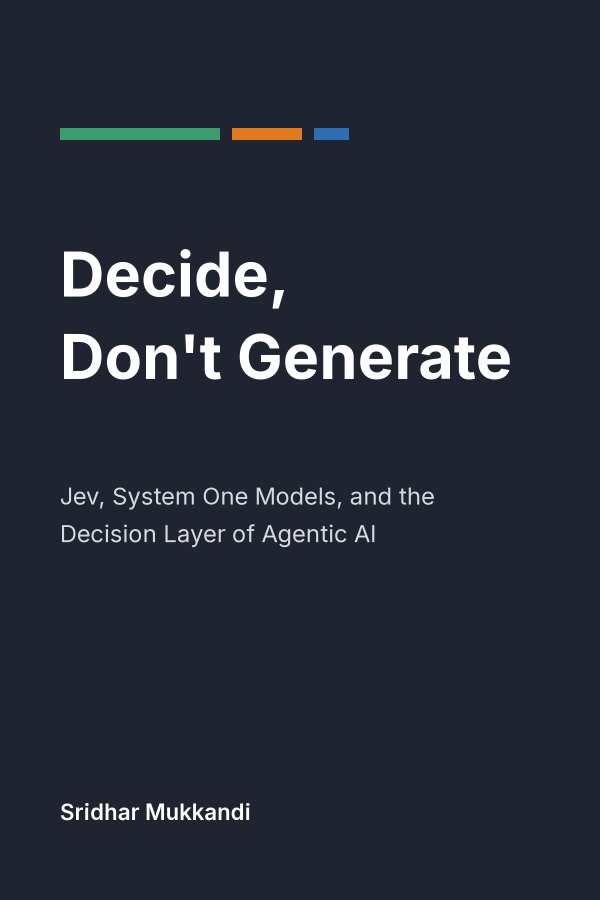
#> input picture assets/cover/cover.png, 1200 x 1800 px (shown at 1/2 size)
$ python -i bw_test.py   (imports and definitions only)
#> lines starting #> are read from the running program, lines starting #| are printed output that depends on the picture
#> further down, picture is the input picture: PIL image 1200x1800 RGBA; mean R, G, B, A 38.3, 43.3, 54.7, 255
"""Black-and-white tests: python3 tools/bw_test.py figures OUTDIR | pages BOOK.pdf OUTDIR

Two versions of every image: greyscale (luma, as a black-and-white printer sees it), and a harsh "photocopy"
(greyscale, contrast stretched 1.6x around mid-grey, then a slight blur). `figures` makes contact sheets of every
figure the book uses, each shown in colour, greyscale and photocopy, for inspection. `pages` makes contact sheets
of every page of a PDF in the photocopy version (add --grey for greyscale sheets too), plus one overview sheet of
the whole book, for release/v1.0/checks/.
"""
from __future__ import annotations

import re
import subprocess
import sys
import tempfile
from pathlib import Path

import numpy as np
from PIL import Image, ImageDraw, ImageFilter, ImageFont

ROOT = Path(__file__).resolve().parent.parent
FONT = ROOT / "assets" / "fonts" / "Inter-Regular.ttf"


def grey(im: Image.Image) -> Image.Image:
    return im.convert("RGB").convert("L")          # ITU-R 601 luma, the usual printer conversion


def photocopy(im: Image.Image, blur: float = 0.7) -> Image.Image:
    g = np.asarray(grey(im), dtype=float) / 255
    g = np.clip((g - 0.55) * 1.6 + 0.55, 0, 1)
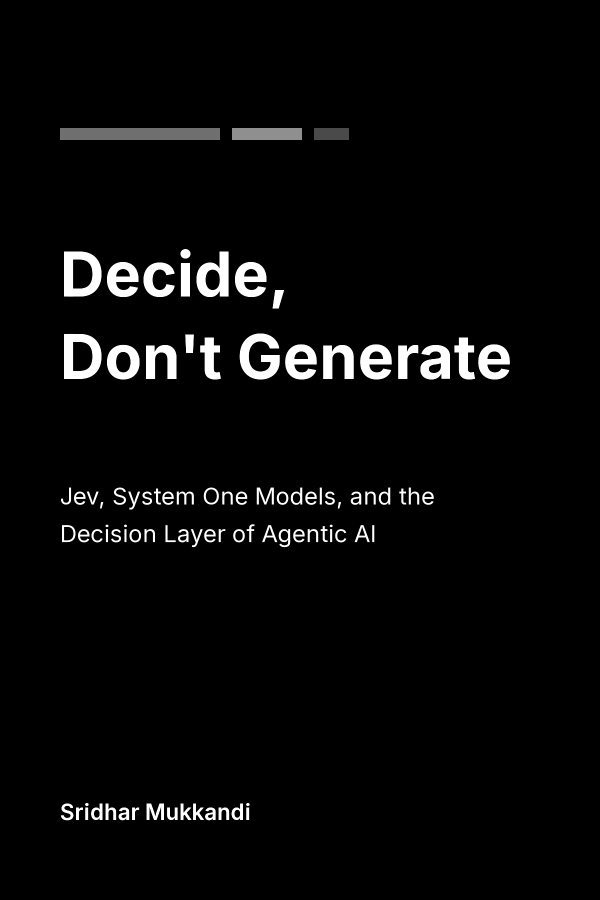
#> g: shape (1800, 1200) float64 (shown at 1/2 size); min 0, max 1, mean 0.0344
    return Image.fromarray((g * 255).astype(np.uint8)).filter(ImageFilter.GaussianBlur(blur))


# [73 lines left out: functions used_figures, raster, sheet, figures, pages, not called in this run]


# [6 lines not run here, left out]

>>> from PIL import Image
>>> picture = Image.open('../assets/cover/cover.png')
>>> result = photocopy(picture)
